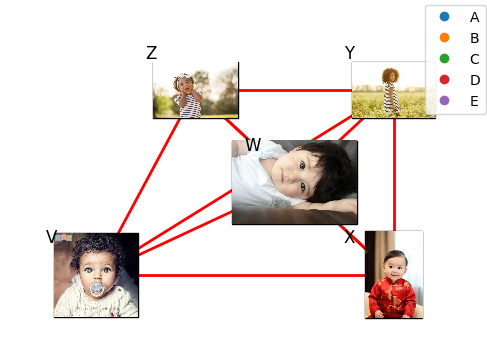

Recreate this plot in Python.
# set the linking random based on the number of images, not all images are linked

import matplotlib.pyplot as plt
from matplotlib.offsetbox import OffsetImage, AnnotationBbox
import numpy as np
import requests
from pathlib import Path
from PIL import Image
from io import BytesIO
import random

# Function to download an image from a URL
def download_image(url, save_path):
    headers = {
        'User-Agent': 'Mozilla/5.0 (Windows NT 10.0; Win64; x64) AppleWebKit/537.36 (KHTML, like Gecko) Chrome/58.0.3029.110 Safari/537.3'}
    response = requests.get(url, headers=headers)
    response.raise_for_status()  # Ensure the request was successful
    content_type = response.headers['Content-Type']
    if 'image' in content_type:
        image = Image.open(BytesIO(response.content))
        image.save(save_path)
    else:
        raise ValueError(f"URL does not point to an image: {url}")

# Function to add an image to the plot
def add_image(ax, img_path, xy, zoom=0.1):
    img = plt.imread(img_path)
    imagebox = OffsetImage(img, zoom=zoom)
    ab = AnnotationBbox(imagebox, xy,
                        xybox=(0, 0),
                        boxcoords="offset points",
                        pad=0)
    ax.add_artist(ab)

# Directory to save images
dir_start = Path('./sample_data/')
dir_start.mkdir(parents=True, exist_ok=True)

# Image URLs (can be extended with many images)
image_links = [
    'https://img.freepik.com/premium-photo/chinese-baby-boy-as-concept-chinese-new-year-happy-cute-asian-infant-baby-sitting-smiling_641698-1079.jpg',
    'https://st3.depositphotos.com/1177973/12758/i/450/depositphotos_127589406-stock-photo-african-american-girl.jpg',
    'https://media.istockphoto.com/id/969921038/photo/happy-little-girl-laughing-and-smiling-outside.webp?b=1&s=612x612&w=0&k=20&c=wIKwuBU7hB88OwFlxY44S3LHy7JLOcZgp8oub9I7VTA=',
    'https://wallpapersok.com/images/high/cute-boy-wearing-white-shirt-jalyev4iyirsnsz5.webp', 
    'https://qph.cf2.quoracdn.net/main-qimg-d831efca00b819e09c4fc362d7ab16f8-lq'
]

# Placeholder image (in case of failure)
placeholder_image = ''
placeholder_path = dir_start / 'placeholder.png'
download_image(placeholder_image, placeholder_path)

# Download images and handle errors
image_paths = []
for i, url in enumerate(image_links):
    img_path = dir_start / f'image_{i:02d}.jpg'
    try:
        download_image(url, img_path)
        image_paths.append(img_path)
    except Exception as e:
        print(f"Failed to download {url}: {e}")
        image_paths.append(placeholder_path)

# Generate random positions for images
num_images = len(image_paths)
positions = [(random.randint(0, 4), random.randint(0, 4)) for _ in range(num_images)]

"""
# Example data linking positions and images
data = {
    'A': {'pos': (1, 3), 'img': image_paths[0]},
    'B': {'pos': (2, 1), 'img': image_paths[1]},
    'C': {'pos': (3, 2), 'img': image_paths[2]},
}
"""
# Example data linking positions and images dynamically
data = {}
for i, pos in enumerate(positions):
    data[chr(65 + i)] = {'pos': pos, 'img': image_paths[i]}

# Set random links (not all images need to be linked)
num_links = random.randint(1, num_images * (num_images - 1) // 2)
all_pairs = [(i, j) for i in range(num_images) for j in range(i + 1, num_images)]
random_links = random.sample(all_pairs, num_links)

# Create the plot
fig, ax = plt.subplots()

# Define the separate data names for labeling
data_names = ['X', 'Y', 'Z', 'W', 'V']  # List of names for tags

# Plot data points and add images
for label, info in data.items():
    pos = info['pos']
    img_path = info['img']
    ax.plot(pos[0], pos[1], 'o', label=label)
    add_image(ax, img_path, pos, zoom=0.1)

# Draw random links between images
for (i, j) in random_links:
    x1, y1 = data[chr(65 + i)]['pos']
    x2, y2 = data[chr(65 + j)]['pos']
    ax.plot([x1, x2], [y1, y2], 'r-', lw=2)  # Red line

# Tag images with names from the data_names list
for i in range(len(data)):
    x, y = data[chr(65 + i)]['pos']
    #ax.text(x, y, data_names[i], fontsize=12, ha='center', va='center', color='black')
    ax.text(x - 0.5, y + 0.5, data_names[i], fontsize=12, ha='left', va='top', color='black')
    #ax.text(x, y, data_names[i], fontsize=12, ha='left', va='top', color='black')

# Set plot limits with offset
x_min = min(data[chr(65 + i)]['pos'][0] for i in range(len(data)))
x_max = max(data[chr(65 + i)]['pos'][0] for i in range(len(data)))
y_min = min(data[chr(65 + i)]['pos'][1] for i in range(len(data)))
y_max = max(data[chr(65 + i)]['pos'][1] for i in range(len(data)))

# Apply an offset of 1
ax.set_xlim(x_min - 1, x_max + 1)
ax.set_ylim(y_min - 1, y_max + 1)
ax.legend()

# Display the plot
plt.show()
